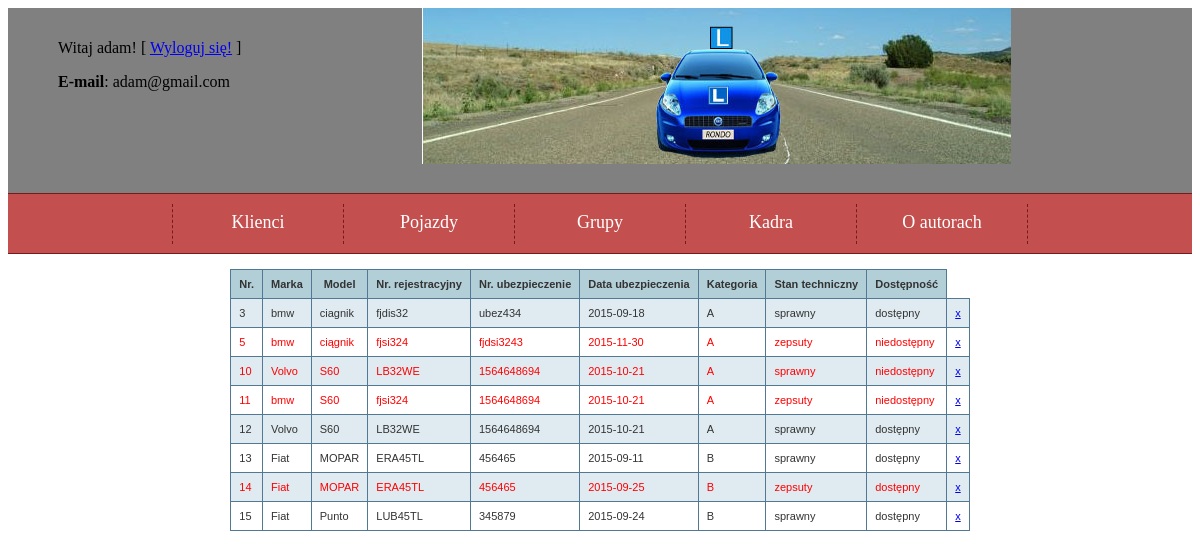
Screenshot of /index.php?page=pojazdy (signed in) with the database file from the repository.
### tables this page shows
CREATE TABLE IF NOT EXISTS `srodki_transportu` (
`idPojazdy` int(11) NOT NULL,
  `marka` varchar(45) DEFAULT NULL,
  `model` varchar(45) DEFAULT NULL,
  `rodzaj` int(11) DEFAULT NULL COMMENT 'samochów czy motor itp.',
  `data_przegladu` date DEFAULT NULL,
  `stan_techniczny` int(11) DEFAULT NULL COMMENT 'czy samochód jest sprawny',
  `nr_rejestracyjny` varchar(45) DEFAULT NULL,
  `nr_ubezpieczenia` varchar(45) DEFAULT NULL,
  `data_ubezpieczenia` date DEFAULT NULL,
  `dostępnosc` tinyint(1) DEFAULT NULL,
  `KATEGORIE_idKategorie` int(11) NOT NULL
);

CREATE TABLE IF NOT EXISTS `kategorie` (
`idKategorie` int(11) NOT NULL,
  `ile_godzin_trwa_kurs` int(11) DEFAULT NULL,
  `od_jakiego_wieku` varchar(45) DEFAULT NULL,
  `kategoria` varchar(45) DEFAULT NULL
);

### pojazdy.php (the view, shortened to what this page needs)
<?php
if ((isset($_SESSION['zalogowany'])) && ($_SESSION['zalogowany']==true))
{
	require_once "connect.php";
	$polaczenie = @new mysqli($host, $db_user, $db_password, $db_name);
	$polaczenie->query("SET CHARSET utf8");
	$polaczenie->query ("SET NAMES `utf8` COLLATE `utf8_polish_ci`");
	if ($polaczenie->connect_errno!=0)
	{
		echo "Error: ".$polaczenie->connect_errno;
	}
	else
	{
		$zapytanie = @$polaczenie->query("SELECT srodki_transportu.idPojazdy, srodki_transportu.marka, srodki_transportu.model,srodki_transportu.nr_rejestracyjny, srodki_transportu.nr_ubezpieczenia, srodki_transportu.data_ubezpieczenia, kategorie.kategoria, srodki_transportu.stan_techniczny, srodki_transportu.dostępnosc
 FROM srodki_transportu, kategorie
WHERE srodki_transportu.KATEGORIE_idKategorie=kategorie.idKategorie ");
		echo '<table> <tr>
<th>Nr.</th>
<th>Marka</th>
<th>Model</th>
<th>Nr. rejestracyjny</th>
<th>Nr. ubezpieczenie</th>
<th>Data ubezpieczenia</th>
<th>Kategoria</th>
<th>Stan techniczny</th>
<th>Dostępność</th>
</tr>';
		while ($r = $zapytanie->fetch_array()) {
			echo "<tr ";
if ($r[7] < "0" || $r[8]<"0") { echo 'style="color:red;"'; }
echo "> <td>$r[0]</td> <td>$r[1]</td> <td>$r[2]</td> <td>$r[3]</td>  <td>$r[4]</td>   <td>$r[5]</td> <td>$r[6]</td>";
if ($r[7]<0) {
	echo "<td>zepsuty</td>";
}else {
	echo "<td>sprawny</td>";
}
if ($r[8]<0) {
	echo "<td>niedostępny</td>";
}else {
	echo "<td>dostępny</td>";
}
 echo "<td><a href='delete.php?id=$r[0]'>x</a></td> </tr> ";
		}
		echo "</table>";
	}
}else {
	echo "dostęp tylko dla upoważnionych, Zaloguj się. ";
}
?>

### styl.css (style rules this page uses)
table { margin: 0 auto 0 auto; font-family: verdana, arial, sans-serif; font-size: 11px; color: #333333; border-width: 1px; border-color: #3A3A3A; border-collapse: collapse; }
table th { border-width: 1px; padding: 8px; border-style: solid; border-color: #517994; background-color: #B2CFD8; }
table tr:nth-child(even) td { background-color: #DFEBF1; }
table td { border-width: 1px; padding: 8px; border-style: solid; border-color: #517994; background-color: #ffffff; }

### rows the page displays
srodki_transportu: idPojazdy "3", marka "bmw", model "ciagnik", nr_rejestracyjny "fjdis32", nr_ubezpieczenia "ubez434", data_ubezpieczenia "2015-09-18", KATEGORIE_idKategorie.kategoria "A", stan_techniczny "sprawny", dostępnosc "dostępny"
srodki_transportu: idPojazdy "5", marka "bmw", model "ciągnik", nr_rejestracyjny "fjsi324", nr_ubezpieczenia "fjdsi3243", data_ubezpieczenia "2015-11-30", KATEGORIE_idKategorie.kategoria "A", stan_techniczny "zepsuty", dostępnosc "niedostępny"
srodki_transportu: idPojazdy "10", marka "Volvo", model "S60", nr_rejestracyjny "LB32WE", nr_ubezpieczenia "1564648694", data_ubezpieczenia "2015-10-21", KATEGORIE_idKategorie.kategoria "A", stan_techniczny "sprawny", dostępnosc "niedostępny"
srodki_transportu: idPojazdy "11", marka "bmw", model "S60", nr_rejestracyjny "fjsi324", nr_ubezpieczenia "1564648694", data_ubezpieczenia "2015-10-21", KATEGORIE_idKategorie.kategoria "A", stan_techniczny "zepsuty", dostępnosc "niedostępny"
srodki_transportu: idPojazdy "12", marka "Volvo", model "S60", nr_rejestracyjny "LB32WE", nr_ubezpieczenia "1564648694", data_ubezpieczenia "2015-10-21", KATEGORIE_idKategorie.kategoria "A", stan_techniczny "sprawny", dostępnosc "dostępny"
srodki_transportu: idPojazdy "13", marka "Fiat", model "MOPAR", nr_rejestracyjny "ERA45TL", nr_ubezpieczenia "456465", data_ubezpieczenia "2015-09-11", KATEGORIE_idKategorie.kategoria "B", stan_techniczny "sprawny", dostępnosc "dostępny"
srodki_transportu: idPojazdy "14", marka "Fiat", model "MOPAR", nr_rejestracyjny "ERA45TL", nr_ubezpieczenia "456465", data_ubezpieczenia "2015-09-25", KATEGORIE_idKategorie.kategoria "B", stan_techniczny "zepsuty", dostępnosc "dostępny"
srodki_transportu: idPojazdy "15", marka "Fiat", model "Punto", nr_rejestracyjny "LUB45TL", nr_ubezpieczenia "345879", data_ubezpieczenia "2015-09-24", KATEGORIE_idKategorie.kategoria "B", stan_techniczny "sprawny", dostępnosc "dostępny"

### other values shown
$_SESSION['user'] "adam"
$_SESSION['email'] "adam@gmail.com"
